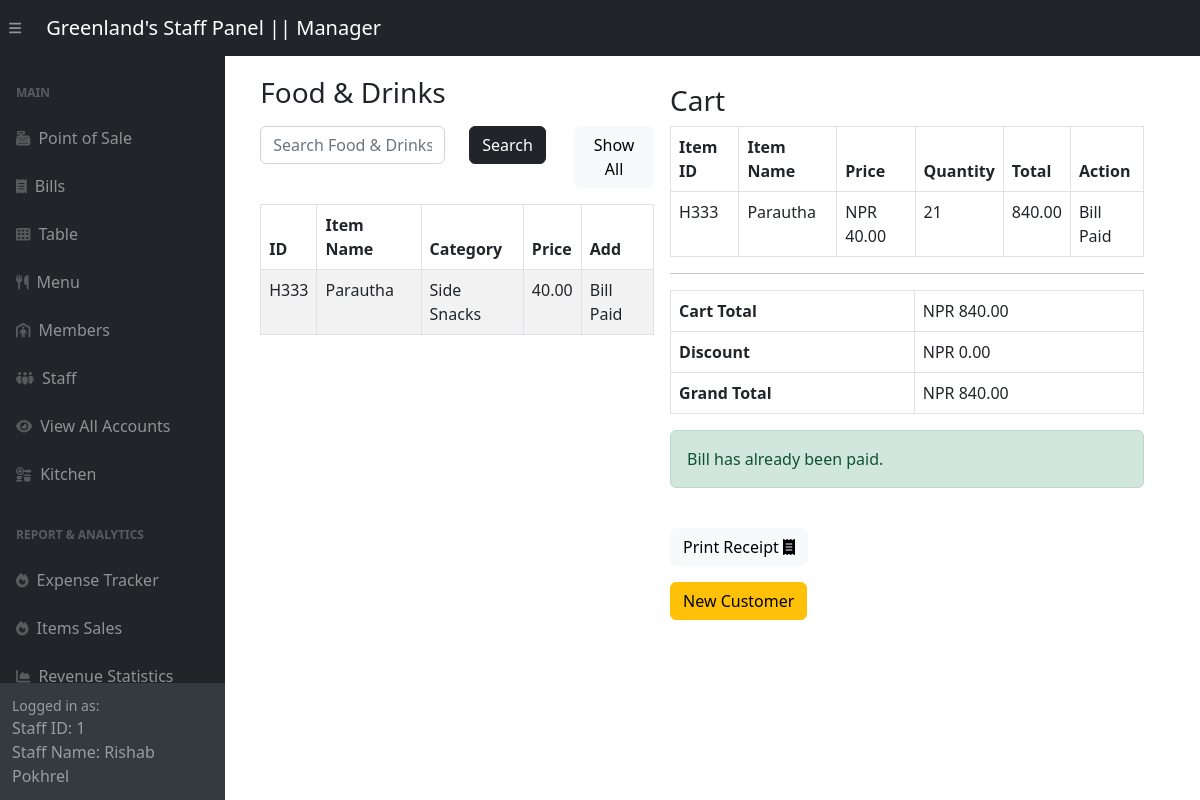
Page /adminSide/posBackend/orderItem.php?bill_id=5&table_id=1 (signed in) on the committed database.
### tables this page shows
CREATE TABLE `staffs` (
  `staff_id` int(11) NOT NULL,
  `staff_name` varchar(255) DEFAULT NULL,
  `role` varchar(255) DEFAULT NULL,
  `account_id` int(11) DEFAULT NULL
);

CREATE TABLE `menu` (
  `item_id` varchar(6) NOT NULL,
  `item_name` varchar(255) DEFAULT NULL,
  `item_type` varchar(255) DEFAULT NULL,
  `item_category` varchar(255) DEFAULT NULL,
  `item_price` decimal(10,2) DEFAULT NULL,
  `item_description` varchar(255) DEFAULT NULL
);

CREATE TABLE `bill_items` (
  `bill_item_id` int(11) NOT NULL,
  `bill_id` int(11) DEFAULT NULL,
  `item_id` varchar(6) DEFAULT NULL,
  `quantity` int(11) DEFAULT NULL
);

### adminSide/posBackend/orderItem.php (the view, shortened to what the rows shown need)
<?php
require_once '../config.php';
include '../inc/dashHeader.php';
$table_id = $_GET['table_id'];
?>
<!DOCTYPE html>
<html>
<head>
    <link href="../css/pos.css" rel="stylesheet" />
</head>
<body>
    <div class="container-fluid">
        <div class="row">
            <div class="col-md-6 order-md-1 m-1" id="item-select-section ">
                <div class="container-fluid pt-4 pl-500 row" style=" margin-left: 10rem;width: 81% ;">
                    <div style="max-height: 45rem;overflow-y: auto;">
                        <?php
                        require_once "../config.php";
                        if (isset($_POST['search'])) {
                            if (!empty($_POST['search'])) {
                                $search = $_POST['search'];
                                $query = "SELECT * FROM menu WHERE item_type LIKE '%$search%' OR item_category LIKE '%$search%' OR item_name LIKE '%$search%' OR item_id LIKE '%$search%' ORDER BY item_id;";
                                $result = mysqli_query($link, $query);
                            } else {
                                $query = "SELECT * FROM menu ORDER BY item_id;";
                                $result = mysqli_query($link, $query);
                            }
                        } else {
                            $query = "SELECT * FROM menu ORDER BY item_id;";
                            $result = mysqli_query($link, $query);
                        }
                        $bill_id = $_GET['bill_id'];
                        if ($result) {
                            if (mysqli_num_rows($result) > 0) {
                                echo '<table class="table table-bordered table-striped">';
                                echo "<thead>";
                                echo "<tr>";
                                echo "<th>ID</th>";
                                echo "<th>Item Name</th>";
                                echo "<th>Category</th>";
                                echo "<th>Price</th>";
                                echo "<th>Add</th>";
                                echo "</tr>";
                                echo "</thead>";
                                echo "<tbody>";
                                while ($row = mysqli_fetch_array($result)) {
                                    echo "<tr>";
                                    echo "<td>" . $row['item_id'] . "</td>";
                                    echo "<td>" . $row['item_name'] . "</td>";
                                    echo "<td>" . $row['item_category'] . "</td>";
                                    echo "<td>" . number_format($row['item_price'], 2) . "</td>";
                                    $payment_time_query = "SELECT payment_time FROM bills WHERE bill_id = '$bill_id'";
                                    $payment_time_result = mysqli_query($link, $payment_time_query);
                                    $has_payment_time = false;
                                    if ($payment_time_result && mysqli_num_rows($payment_time_result) > 0) {
                                        $payment_time_row = mysqli_fetch_assoc($payment_time_result);
                                        if (!empty($payment_time_row['payment_time'])) {
                                            $has_payment_time = true;
                                        }
                                    }
                                    if (!$has_payment_time) {
                                        echo '<td><form method="get" action="addItem.php">'
                                            . '<input type="text" hidden name= "table_id" value="' . $table_id . '">'
                                            . '<input type="text" name= "item_id" value=' . $row['item_id'] . ' hidden>'
                                            . '<input type="number" name= "bill_id" value=' . $bill_id . ' hidden>'
                                            . '<input type="number" name="quantity" style="width:120px" placeholder="1 to 1000" required min="1" max="1000">'
                                            . '<input type="hidden" name="addToCart" value="1">'
                                            . '<button type="submit" class="btn btn-primary">Add to Cart</button>';
                                        echo "</form></td>";
                                    } else {
                                        echo '<td>Bill Paid</td>';
                                    }
                                    echo "</tr>";
                                }
                                echo "</tbody>";
                                echo "</table>";
                            } else {
                                echo '<div class="alert alert-danger"><em>No menu items were found.</em></div>';
                            }
                        } else {
                            echo "Oops! Something went wrong. Please try again later.";
                        }
                        ?>
                    </div>
                </div>
            </div>
            <div class="col-md-4 order-md-2 m-1" id="cart-section">
                <div class="container-fluid pt-5 pl-600 pr-6 row mt-3" style="max-width: 200%; width:150%;">
                    <div class="cart-section">
                        <table class="table table-bordered">
                            <thead>
                                <tr>
                                    <th>Item ID</th>
                                    <th>Item Name</th>
                                    <th>Price</th>
                                    <th>Quantity</th>
                                    <th>Total</th>
                                    <th>Action</th>
                                </tr>
                            </thead>
                            <div style="max-height: 40rem;overflow-y: auto;">
                                <tbody>
                                    <?php
                                    $cart_query = "SELECT bi.*, m.item_name, m.item_price FROM bill_items bi
                                               JOIN menu m ON bi.item_id = m.item_id
                                               WHERE bi.bill_id = '$bill_id'";
                                    $cart_result = mysqli_query($link, $cart_query);
                                    if ($cart_result && mysqli_num_rows($cart_result) > 0) {
                                        while ($cart_row = mysqli_fetch_assoc($cart_result)) {
                                            $item_id = $cart_row['item_id'];
                                            $item_name = $cart_row['item_name'];
                                            $item_price = $cart_row['item_price'];
                                            $quantity = $cart_row['quantity'];
                                            $total = $item_price * $quantity;
                                            $bill_item_id = $cart_row['bill_item_id'];
                                            echo '<tr>';
                                            echo '<td>' . $item_id . '</td>';
                                            echo '<td>' . $item_name . '</td>';
                                            echo '<td>NPR ' . number_format($item_price, 2) . '</td>';
                                            echo '<td>' . $quantity . '</td>';
                                            echo '<td> ' . number_format($total, 2) . '</td>';
                                            $payment_time_query = "SELECT payment_time FROM bills WHERE bill_id = '$bill_id'";
                                            $payment_time_result = mysqli_query($link, $payment_time_query);
                                            $has_payment_time = false;
                                            if ($payment_time_result && mysqli_num_rows($payment_time_result) > 0) {
                                                $payment_time_row = mysqli_fetch_assoc($payment_time_result);
                                                if (!empty($payment_time_row['payment_time'])) {
                                                    $has_payment_time = true;
                                                }
                                            }
                                            if (!$has_payment_time) {
                                                echo '<td><a class="btn btn-dark" href="deleteItem.php?bill_id=' . $bill_id . '&table_id=' . $table_id . '&bill_item_id=' . $bill_item_id . '&item_id=' . $item_id . '">Delete</a></td>';
                                            } else {
                                                echo '<td>Bill Paid</td>';
                                            }
                                            echo '</tr>';
                                        }
                                    } else {
                                        echo '<tr><td colspan="6">No Items in Cart.</td></tr>';
                                    }
                                    ?>
                                </tbody>
                            </div>
                        </table>
                    </div>
                </div>
            </div>
        </div>
    </div>
    <?php include '../inc/dashFooter.php'; ?>

### adminSide/inc/dashHeader.php (shortened to what the rows shown need)
<?php
require_once "../config.php";
$sql = "SELECT * FROM staffs where account_id = " . $_SESSION['logged_account_id'];
$result = mysqli_query($link, $sql);
$row = mysqli_fetch_assoc($result);
$staff_role = $row['role'];
?>
<!DOCTYPE html>
<html lang="en">
<head>
    <link href="../css/styles.css" rel="stylesheet" />
</head>
<body class="sb-nav-fixed">
    <nav class="sb-topnav navbar navbar-expand navbar-dark bg-dark">
        <button class="btn btn-link btn-sm order-1 order-lg-0 me-4 me-lg-0" id="sidebarToggle" href="#!"><i class="fas fa-bars"></i></button>
        <?php
        if ($staff_role == "Chef")
            echo <<<link
                <a class="navbar-brand ps-3" href="../panel/kitchen-panel.php">Greenland's Staff Panel || $staff_role </a>
            link;
        else
            echo <<<link
                <a class="navbar-brand ps-3" href="../panel/pos-panel.php">Greenland's Staff Panel || $staff_role </a>
            link;
        ?>
    </nav>
    <div id="layoutSidenav">
        </<div>

### rows in the picture
staffs: role "Manager"
menu: item_id "H333", item_name "Parautha", item_category "Side Snacks", item_price "40.00"
bill_items: item "H333", item.item_name "Parautha", item.item_price "40.00", quantity "21", total "840.00"

### other values in the picture
$_SESSION['logged_account_id'] "1"
$_SESSION['logged_staff_name'] "Rishab Pokhrel"
$cart_total "840.00"
